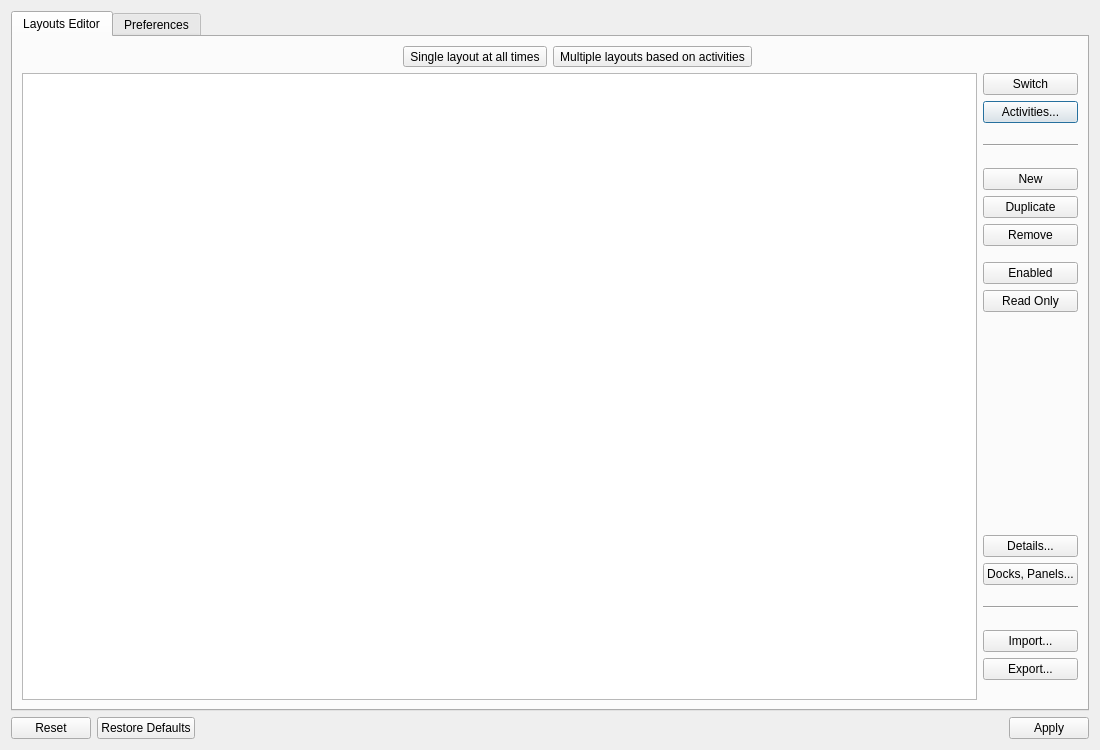
<?xml version="1.0" encoding="UTF-8"?>
<ui version="4.0">
 <class>SettingsDialog</class>
 <widget class="QDialog" name="SettingsDialog">
  <property name="geometry">
   <rect>
    <x>0</x>
    <y>0</y>
    <width>1100</width>
    <height>750</height>
   </rect>
  </property>
  <property name="sizePolicy">
   <sizepolicy hsizetype="Preferred" vsizetype="Preferred">
    <horstretch>0</horstretch>
    <verstretch>0</verstretch>
   </sizepolicy>
  </property>
  <property name="minimumSize">
   <size>
    <width>500</width>
    <height>0</height>
   </size>
  </property>
  <property name="windowTitle">
   <string comment="latte settings window">Settings</string>
  </property>
  <layout class="QVBoxLayout" name="verticalLayout_2">
   <item>
    <widget class="QTabWidget" name="tabWidget">
     <property name="currentIndex">
      <number>0</number>
     </property>
     <widget class="QWidget" name="layoutsTab">
      <attribute name="title">
       <string>Layouts Editor</string>
      </attribute>
      <layout class="QHBoxLayout" name="horizontalLayout">
       <item>
        <layout class="QVBoxLayout" name="verticalLayout_3">
         <item>
          <layout class="QHBoxLayout" name="horizontalLayout_3">
           <item>
            <layout class="QHBoxLayout" name="horizontalLayout_5">
             <item>
              <spacer name="horizontalSpacer">
               <property name="orientation">
                <enum>Qt::Horizontal</enum>
               </property>
               <property name="sizeHint" stdset="0">
                <size>
                 <width>40</width>
                 <height>20</height>
                </size>
               </property>
              </spacer>
             </item>
             <item>
              <widget class="QToolButton" name="singleToolBtn">
               <property name="sizePolicy">
                <sizepolicy hsizetype="Fixed" vsizetype="Fixed">
                 <horstretch>0</horstretch>
                 <verstretch>0</verstretch>
                </sizepolicy>
               </property>
               <property name="toolTip">
                <string>Only one layout is applied at all times for all activities</string>
               </property>
               <property name="text">
                <string comment="single layout">Single layout at all times</string>
               </property>
               <property name="checkable">
                <bool>true</bool>
               </property>
              </widget>
             </item>
            </layout>
           </item>
           <item>
            <layout class="QHBoxLayout" name="horizontalLayout_6">
             <item>
              <widget class="QToolButton" name="multipleToolBtn">
               <property name="toolTip">
                <string>Multiple layouts can be present and active in memory at the same time for different activities</string>
               </property>
               <property name="text">
                <string comment="multiple layouts">Multiple layouts based on activities</string>
               </property>
               <property name="checkable">
                <bool>true</bool>
               </property>
               <property name="checked">
                <bool>false</bool>
               </property>
              </widget>
             </item>
             <item>
              <spacer name="horizontalSpacer_2">
               <property name="orientation">
                <enum>Qt::Horizontal</enum>
               </property>
               <property name="sizeHint" stdset="0">
                <size>
                 <width>40</width>
                 <height>20</height>
                </size>
               </property>
              </spacer>
             </item>
            </layout>
           </item>
          </layout>
         </item>
         <item>
          <layout class="QHBoxLayout" name="horizontalLayout_2">
           <item>
            <widget class="NSE::Settings::View::LayoutsTableView" name="layoutsView">
             <property name="sizeAdjustPolicy">
              <enum>QAbstractScrollArea::AdjustToContents</enum>
             </property>
             <property name="showDropIndicator" stdset="0">
              <bool>true</bool>
             </property>
             <property name="alternatingRowColors">
              <bool>true</bool>
             </property>
             <property name="selectionMode">
              <enum>QAbstractItemView::SingleSelection</enum>
             </property>
             <property name="selectionBehavior">
              <enum>QAbstractItemView::SelectRows</enum>
             </property>
             <property name="showGrid">
              <bool>false</bool>
             </property>
             <property name="sortingEnabled">
              <bool>true</bool>
             </property>
             <attribute name="horizontalHeaderVisible">
              <bool>false</bool>
             </attribute>
             <attribute name="horizontalHeaderCascadingSectionResizes">
              <bool>true</bool>
             </attribute>
             <attribute name="horizontalHeaderHighlightSections">
              <bool>false</bool>
             </attribute>
             <attribute name="horizontalHeaderShowSortIndicator" stdset="0">
              <bool>true</bool>
             </attribute>
             <attribute name="verticalHeaderVisible">
              <bool>false</bool>
             </attribute>
             <attribute name="verticalHeaderHighlightSections">
              <bool>false</bool>
             </attribute>
            </widget>
           </item>
           <item>
            <widget class="QWidget" name="buttonsColumn" native="true">
             <layout class="QVBoxLayout" name="verticalLayout">
              <property name="leftMargin">
               <number>0</number>
              </property>
              <property name="topMargin">
               <number>0</number>
              </property>
              <property name="rightMargin">
               <number>0</number>
              </property>
              <property name="bottomMargin">
               <number>0</number>
              </property>
              <item>
               <widget class="QPushButton" name="switchButton">
                <property name="text">
                 <string>Switch</string>
                </property>
                <property name="icon">
                 <iconset theme="user-identity">
                  <normaloff>.</normaloff>.</iconset>
                </property>
                <property name="autoDefault">
                 <bool>false</bool>
                </property>
               </widget>
              </item>
              <item>
               <widget class="QPushButton" name="activitiesButton">
                <property name="text">
                 <string>Activities...</string>
                </property>
                <property name="icon">
                 <iconset theme="activities">
                  <normaloff>.</normaloff>.</iconset>
                </property>
               </widget>
              </item>
              <item>
               <spacer name="verticalSpacer_5">
                <property name="orientation">
                 <enum>Qt::Vertical</enum>
                </property>
                <property name="sizeType">
                 <enum>QSizePolicy::Preferred</enum>
                </property>
                <property name="sizeHint" stdset="0">
                 <size>
                  <width>20</width>
                  <height>15</height>
                 </size>
                </property>
               </spacer>
              </item>
              <item>
               <widget class="Line" name="line_2">
                <property name="minimumSize">
                 <size>
                  <width>0</width>
                  <height>0</height>
                 </size>
                </property>
                <property name="orientation">
                 <enum>Qt::Horizontal</enum>
                </property>
               </widget>
              </item>
              <item>
               <spacer name="verticalSpacer_4">
                <property name="orientation">
                 <enum>Qt::Vertical</enum>
                </property>
                <property name="sizeType">
                 <enum>QSizePolicy::Preferred</enum>
                </property>
                <property name="sizeHint" stdset="0">
                 <size>
                  <width>20</width>
                  <height>15</height>
                 </size>
                </property>
               </spacer>
              </item>
              <item>
               <widget class="QPushButton" name="newButton">
                <property name="text">
                 <string>New</string>
                </property>
                <property name="icon">
                 <iconset theme="add">
                  <normaloff>.</normaloff>.</iconset>
                </property>
               </widget>
              </item>
              <item>
               <widget class="QPushButton" name="duplicateButton">
                <property name="text">
                 <string>Duplicate</string>
                </property>
                <property name="icon">
                 <iconset theme="edit-copy">
                  <normaloff>.</normaloff>.</iconset>
                </property>
                <property name="flat">
                 <bool>false</bool>
                </property>
               </widget>
              </item>
              <item>
               <widget class="QPushButton" name="removeButton">
                <property name="text">
                 <string>Remove</string>
                </property>
                <property name="icon">
                 <iconset theme="delete">
                  <normaloff>.</normaloff>.</iconset>
                </property>
               </widget>
              </item>
              <item>
               <spacer name="verticalSpacer_10">
                <property name="orientation">
                 <enum>Qt::Vertical</enum>
                </property>
                <property name="sizeType">
                 <enum>QSizePolicy::Fixed</enum>
                </property>
                <property name="sizeHint" stdset="0">
                 <size>
                  <width>1</width>
                  <height>10</height>
                 </size>
                </property>
               </spacer>
              </item>
              <item>
               <widget class="QPushButton" name="enabledButton">
                <property name="text">
                 <string>Enabled</string>
                </property>
                <property name="icon">
                 <iconset theme="edit-link">
                  <normaloff>.</normaloff>.</iconset>
                </property>
               </widget>
              </item>
              <item>
               <widget class="QPushButton" name="readOnlyButton">
                <property name="text">
                 <string>Read Only</string>
                </property>
                <property name="icon">
                 <iconset theme="object-locked">
                  <normaloff>.</normaloff>.</iconset>
                </property>
                <property name="checkable">
                 <bool>true</bool>
                </property>
               </widget>
              </item>
              <item>
               <spacer name="verticalSpacer_12">
                <property name="orientation">
                 <enum>Qt::Vertical</enum>
                </property>
                <property name="sizeType">
                 <enum>QSizePolicy::Fixed</enum>
                </property>
                <property name="sizeHint" stdset="0">
                 <size>
                  <width>1</width>
                  <height>10</height>
                 </size>
                </property>
               </spacer>
              </item>
              <item>
               <spacer name="verticalSpacer_13">
                <property name="orientation">
                 <enum>Qt::Vertical</enum>
                </property>
                <property name="sizeType">
                 <enum>QSizePolicy::Expanding</enum>
                </property>
                <property name="sizeHint" stdset="0">
                 <size>
                  <width>20</width>
                  <height>15</height>
                 </size>
                </property>
               </spacer>
              </item>
              <item>
               <widget class="QPushButton" name="detailsButton">
                <property name="text">
                 <string>Details...</string>
                </property>
                <property name="icon">
                 <iconset theme="view-list-details">
                  <normaloff>.</normaloff>.</iconset>
                </property>
               </widget>
              </item>
              <item>
               <widget class="QPushButton" name="viewsBtn">
                <property name="text">
                 <string notr="true">Docks, Panels...</string>
                </property>
                <property name="icon">
                 <iconset theme="window">
                  <normaloff>.</normaloff>.</iconset>
                </property>
               </widget>
              </item>
              <item>
               <spacer name="verticalSpacer_2">
                <property name="orientation">
                 <enum>Qt::Vertical</enum>
                </property>
                <property name="sizeType">
                 <enum>QSizePolicy::Preferred</enum>
                </property>
                <property name="sizeHint" stdset="0">
                 <size>
                  <width>20</width>
                  <height>15</height>
                 </size>
                </property>
               </spacer>
              </item>
              <item>
               <widget class="Line" name="line">
                <property name="sizePolicy">
                 <sizepolicy hsizetype="Minimum" vsizetype="Fixed">
                  <horstretch>0</horstretch>
                  <verstretch>0</verstretch>
                 </sizepolicy>
                </property>
                <property name="sizeIncrement">
                 <size>
                  <width>0</width>
                  <height>0</height>
                 </size>
                </property>
                <property name="baseSize">
                 <size>
                  <width>0</width>
                  <height>0</height>
                 </size>
                </property>
                <property name="lineWidth">
                 <number>1</number>
                </property>
                <property name="orientation">
                 <enum>Qt::Horizontal</enum>
                </property>
               </widget>
              </item>
              <item>
               <spacer name="verticalSpacer_3">
                <property name="orientation">
                 <enum>Qt::Vertical</enum>
                </property>
                <property name="sizeType">
                 <enum>QSizePolicy::Preferred</enum>
                </property>
                <property name="sizeHint" stdset="0">
                 <size>
                  <width>20</width>
                  <height>15</height>
                 </size>
                </property>
               </spacer>
              </item>
              <item>
               <widget class="QPushButton" name="importButton">
                <property name="text">
                 <string>Import...</string>
                </property>
                <property name="icon">
                 <iconset theme="document-import">
                  <normaloff>.</normaloff>.</iconset>
                </property>
                <property name="default">
                 <bool>false</bool>
                </property>
               </widget>
              </item>
              <item>
               <widget class="QPushButton" name="exportButton">
                <property name="text">
                 <string>Export...</string>
                </property>
                <property name="icon">
                 <iconset theme="document-export">
                  <normaloff>.</normaloff>.</iconset>
                </property>
                <property name="shortcut">
                 <string>Ctrl+S</string>
                </property>
                <property name="default">
                 <bool>false</bool>
                </property>
               </widget>
              </item>
              <item>
               <spacer name="verticalSpacer">
                <property name="orientation">
                 <enum>Qt::Vertical</enum>
                </property>
                <property name="sizeType">
                 <enum>QSizePolicy::Preferred</enum>
                </property>
                <property name="sizeHint" stdset="0">
                 <size>
                  <width>20</width>
                  <height>20</height>
                 </size>
                </property>
               </spacer>
              </item>
             </layout>
            </widget>
           </item>
          </layout>
         </item>
        </layout>
       </item>
      </layout>
     </widget>
     <widget class="QWidget" name="preferencesTab">
      <property name="sizePolicy">
       <sizepolicy hsizetype="Expanding" vsizetype="Expanding">
        <horstretch>0</horstretch>
        <verstretch>0</verstretch>
       </sizepolicy>
      </property>
      <attribute name="title">
       <string>Preferences</string>
      </attribute>
      <layout class="QHBoxLayout" name="horizontalLayout_4">
       <property name="rightMargin">
        <number>6</number>
       </property>
       <item>
        <widget class="QScrollArea" name="preferencesScrollArea">
         <property name="sizePolicy">
          <sizepolicy hsizetype="Minimum" vsizetype="Expanding">
           <horstretch>0</horstretch>
           <verstretch>0</verstretch>
          </sizepolicy>
         </property>
         <property name="frameShape">
          <enum>QFrame::NoFrame</enum>
         </property>
         <property name="widgetResizable">
          <bool>true</bool>
         </property>
         <widget class="QWidget" name="preferencesScrollAreaWidgetContents">
          <property name="geometry">
           <rect>
            <x>0</x>
            <y>0</y>
            <width>1068</width>
            <height>469</height>
           </rect>
          </property>
          <property name="sizePolicy">
           <sizepolicy hsizetype="Minimum" vsizetype="Fixed">
            <horstretch>0</horstretch>
            <verstretch>0</verstretch>
           </sizepolicy>
          </property>
          <layout class="QVBoxLayout" name="verticalLayout_4">
           <item>
            <layout class="QGridLayout" name="preferencesGridLayout" columnstretch="5,9">
             <item row="1" column="1">
              <widget class="QCheckBox" name="infoWindowChkBox">
               <property name="toolTip">
                <string>Provide visual feedback when layouts are activated automatically</string>
               </property>
               <property name="text">
                <string>Show informative window for layouts automatic activation</string>
               </property>
              </widget>
             </item>
             <item row="10" column="0">
              <layout class="QHBoxLayout" name="parabolicHeaderRowLayout">
               <item>
                <spacer name="horizontalSpacer_7">
                 <property name="orientation">
                  <enum>Qt::Horizontal</enum>
                 </property>
                 <property name="sizeHint" stdset="0">
                  <size>
                   <width>40</width>
                   <height>20</height>
                  </size>
                 </property>
                </spacer>
               </item>
               <item>
                <widget class="QLabel" name="parabolicEffectLbl">
                 <property name="sizePolicy">
                  <sizepolicy hsizetype="Minimum" vsizetype="Fixed">
                   <horstretch>0</horstretch>
                   <verstretch>0</verstretch>
                  </sizepolicy>
                 </property>
                 <property name="text">
                  <string>Parabolic Effect:</string>
                 </property>
                 <property name="alignment">
                  <set>Qt::AlignLeading|Qt::AlignLeft|Qt::AlignVCenter</set>
                 </property>
                </widget>
               </item>
              </layout>
             </item>
             <item row="10" column="1">
              <layout class="QHBoxLayout" name="horizontalLayout_8">
               <item>
                <widget class="QToolButton" name="smallParabolicBtn">
                 <property name="sizePolicy">
                  <sizepolicy hsizetype="Preferred" vsizetype="Fixed">
                   <horstretch>0</horstretch>
                   <verstretch>0</verstretch>
                  </sizepolicy>
                 </property>
                 <property name="minimumSize">
                  <size>
                   <width>150</width>
                   <height>0</height>
                  </size>
                 </property>
                 <property name="maximumSize">
                  <size>
                   <width>150</width>
                   <height>16777215</height>
                  </size>
                 </property>
                 <property name="text">
                  <string comment="small spread">Small</string>
                 </property>
                 <property name="checkable">
                  <bool>true</bool>
                 </property>
                </widget>
               </item>
               <item>
                <widget class="QToolButton" name="mediumParabolicBtn">
                 <property name="sizePolicy">
                  <sizepolicy hsizetype="Preferred" vsizetype="Fixed">
                   <horstretch>0</horstretch>
                   <verstretch>0</verstretch>
                  </sizepolicy>
                 </property>
                 <property name="minimumSize">
                  <size>
                   <width>150</width>
                   <height>0</height>
                  </size>
                 </property>
                 <property name="maximumSize">
                  <size>
                   <width>150</width>
                   <height>16777215</height>
                  </size>
                 </property>
                 <property name="text">
                  <string comment="medium spread">Medium</string>
                 </property>
                 <property name="checkable">
                  <bool>true</bool>
                 </property>
                </widget>
               </item>
               <item>
                <widget class="QToolButton" name="largeParabolicBtn">
                 <property name="sizePolicy">
                  <sizepolicy hsizetype="Preferred" vsizetype="Fixed">
                   <horstretch>0</horstretch>
                   <verstretch>0</verstretch>
                  </sizepolicy>
                 </property>
                 <property name="minimumSize">
                  <size>
                   <width>150</width>
                   <height>0</height>
                  </size>
                 </property>
                 <property name="maximumSize">
                  <size>
                   <width>150</width>
                   <height>16777215</height>
                  </size>
                 </property>
                 <property name="text">
                  <string comment="large spread">Large</string>
                 </property>
                 <property name="checkable">
                  <bool>true</bool>
                 </property>
                </widget>
               </item>
               <item>
                <widget class="QLabel" name="parabolicSpreadLbl">
                 <property name="text">
                  <string>spread</string>
                 </property>
                </widget>
               </item>
               <item>
                <spacer name="horizontalSpacer_12">
                 <property name="orientation">
                  <enum>Qt::Horizontal</enum>
                 </property>
                 <property name="sizeHint" stdset="0">
                  <size>
                   <width>40</width>
                   <height>20</height>
                  </size>
                 </property>
                </spacer>
               </item>
              </layout>
             </item>
             <item row="20" column="0">
              <layout class="QHBoxLayout" name="plasmaThemeHeaderRowLayout"/>
             </item>
             <item row="6" column="1">
              <spacer name="verticalSpacer_7">
               <property name="orientation">
                <enum>Qt::Vertical</enum>
               </property>
               <property name="sizeType">
                <enum>QSizePolicy::Fixed</enum>
               </property>
               <property name="sizeHint" stdset="0">
                <size>
                 <width>20</width>
                 <height>10</height>
                </size>
               </property>
              </spacer>
             </item>
             <item row="15" column="1">
              <spacer name="verticalSpacer_9">
               <property name="orientation">
                <enum>Qt::Vertical</enum>
               </property>
               <property name="sizeType">
                <enum>QSizePolicy::Fixed</enum>
               </property>
               <property name="sizeHint" stdset="0">
                <size>
                 <width>20</width>
                 <height>10</height>
                </size>
               </property>
              </spacer>
             </item>
             <item row="3" column="1">
              <widget class="QCheckBox" name="autostartChkBox">
               <property name="toolTip">
                <string>Start the application automatically after each relogin</string>
               </property>
               <property name="text">
                <string>Enable autostart during startup</string>
               </property>
              </widget>
             </item>
             <item row="17" column="1">
              <spacer name="verticalSpacer_14">
               <property name="orientation">
                <enum>Qt::Vertical</enum>
               </property>
               <property name="sizeType">
                <enum>QSizePolicy::Fixed</enum>
               </property>
               <property name="sizeHint" stdset="0">
                <size>
                 <width>20</width>
                 <height>10</height>
                </size>
               </property>
              </spacer>
             </item>
             <item row="8" column="1">
              <widget class="QCheckBox" name="metaPressHoldChkBox">
               <property name="toolTip">
                <string>Press and hold ⌘ to show shortcuts badges for applets and tasks</string>
               </property>
               <property name="text">
                <string>Press and Hold ⌘ to show shortcuts badges</string>
               </property>
              </widget>
             </item>
             <item row="0" column="1">
              <widget class="QCheckBox" name="badges3DStyleChkBox">
               <property name="text">
                <string>Use 3D style for notification and shortcut badges</string>
               </property>
              </widget>
             </item>
             <item row="12" column="1">
              <layout class="QHBoxLayout" name="marginInfluenceRowLayout">
               <item>
                <widget class="QPushButton" name="noMarginInfluenceBtn">
                 <property name="minimumSize">
                  <size>
                   <width>150</width>
                   <height>0</height>
                  </size>
                 </property>
                 <property name="text">
                  <string notr="true">0%</string>
                 </property>
                 <property name="checkable">
                  <bool>true</bool>
                 </property>
                </widget>
               </item>
               <item>
                <widget class="QPushButton" name="halfMarginInfluenceBtn">
                 <property name="minimumSize">
                  <size>
                   <width>150</width>
                   <height>0</height>
                  </size>
                 </property>
                 <property name="text">
                  <string notr="true">50%</string>
                 </property>
                 <property name="checkable">
                  <bool>true</bool>
                 </property>
                </widget>
               </item>
               <item>
                <widget class="QPushButton" name="fullMarginInfluenceBtn">
                 <property name="minimumSize">
                  <size>
                   <width>150</width>
                   <height>0</height>
                  </size>
                 </property>
                 <property name="text">
                  <string notr="true">100%</string>
                 </property>
                 <property name="checkable">
                  <bool>true</bool>
                 </property>
                </widget>
               </item>
               <item>
                <widget class="QLabel" name="marginInfluenceLbl">
                 <property name="text">
                  <string notr="true">thickness margin influence</string>
                 </property>
                </widget>
               </item>
               <item>
                <spacer name="horizontalSpacer_13">
                 <property name="orientation">
                  <enum>Qt::Horizontal</enum>
                 </property>
                 <property name="sizeHint" stdset="0">
                  <size>
                   <width>40</width>
                   <height>20</height>
                  </size>
                 </property>
                </spacer>
               </item>
              </layout>
             </item>
             <item row="5" column="1">
              <widget class="QCheckBox" name="broadcastGeomChkBox">
               <property name="text">
                <string>Inform Plasma desktop for available desktop space</string>
               </property>
              </widget>
             </item>
             <item row="3" column="0">
              <layout class="QHBoxLayout" name="behaviorHeaderRowLayout">
               <item>
                <spacer name="horizontalSpacer_5">
                 <property name="orientation">
                  <enum>Qt::Horizontal</enum>
                 </property>
                 <property name="sizeHint" stdset="0">
                  <size>
                   <width>40</width>
                   <height>20</height>
                  </size>
                 </property>
                </spacer>
               </item>
               <item>
                <widget class="QLabel" name="behaviorLbl">
                 <property name="sizePolicy">
                  <sizepolicy hsizetype="Preferred" vsizetype="Preferred">
                   <horstretch>0</horstretch>
                   <verstretch>0</verstretch>
                  </sizepolicy>
                 </property>
                 <property name="text">
                  <string>Behavior:</string>
                 </property>
                 <property name="alignment">
                  <set>Qt::AlignLeading|Qt::AlignLeft|Qt::AlignTop</set>
                 </property>
                </widget>
               </item>
              </layout>
             </item>
             <item row="2" column="1">
              <spacer name="verticalSpacer_6">
               <property name="orientation">
                <enum>Qt::Vertical</enum>
               </property>
               <property name="sizeType">
                <enum>QSizePolicy::Fixed</enum>
               </property>
               <property name="sizeHint" stdset="0">
                <size>
                 <width>20</width>
                 <height>10</height>
                </size>
               </property>
              </spacer>
             </item>
             <item row="16" column="0">
              <layout class="QHBoxLayout" name="contextMenuRowLayout">
               <item>
                <spacer name="horizontalSpacer_10">
                 <property name="orientation">
                  <enum>Qt::Horizontal</enum>
                 </property>
                 <property name="sizeHint" stdset="0">
                  <size>
                   <width>40</width>
                   <height>20</height>
                  </size>
                 </property>
                </spacer>
               </item>
               <item>
                <widget class="QLabel" name="contextMenuLbl">
                 <property name="text">
                  <string>Context Menu:</string>
                 </property>
                </widget>
               </item>
              </layout>
             </item>
             <item row="7" column="0">
              <layout class="QHBoxLayout" name="actionsHeaderRowLayout">
               <item>
                <spacer name="horizontalSpacer_6">
                 <property name="orientation">
                  <enum>Qt::Horizontal</enum>
                 </property>
                 <property name="sizeHint" stdset="0">
                  <size>
                   <width>40</width>
                   <height>20</height>
                  </size>
                 </property>
                </spacer>
               </item>
               <item>
                <widget class="QLabel" name="actionsLbl">
                 <property name="text">
                  <string>Actions:</string>
                 </property>
                 <property name="alignment">
                  <set>Qt::AlignLeading|Qt::AlignLeft|Qt::AlignVCenter</set>
                 </property>
                </widget>
               </item>
              </layout>
             </item>
             <item row="16" column="1">
              <layout class="QHBoxLayout" name="horizontalLayout_7">
               <item>
                <widget class="QPushButton" name="contextMenuActionsBtn">
                 <property name="sizePolicy">
                  <sizepolicy hsizetype="Preferred" vsizetype="Fixed">
                   <horstretch>0</horstretch>
                   <verstretch>0</verstretch>
                  </sizepolicy>
                 </property>
                 <property name="minimumSize">
                  <size>
                   <width>150</width>
                   <height>0</height>
                  </size>
                 </property>
                 <property name="maximumSize">
                  <size>
                   <width>16777215</width>
                   <height>16777215</height>
                  </size>
                 </property>
                 <property name="text">
                  <string>Actions...</string>
                 </property>
                </widget>
               </item>
               <item>
                <spacer name="horizontalSpacer_11">
                 <property name="orientation">
                  <enum>Qt::Horizontal</enum>
                 </property>
                 <property name="sizeHint" stdset="0">
                  <size>
                   <width>40</width>
                   <height>20</height>
                  </size>
                 </property>
                </spacer>
               </item>
              </layout>
             </item>
             <item row="18" column="0">
              <layout class="QHBoxLayout" name="screensHeaderRowLayout">
               <item>
                <spacer name="horizontalSpacer_8">
                 <property name="orientation">
                  <enum>Qt::Horizontal</enum>
                 </property>
                 <property name="sizeHint" stdset="0">
                  <size>
                   <width>40</width>
                   <height>20</height>
                  </size>
                 </property>
                </spacer>
               </item>
               <item>
                <widget class="QLabel" name="screensLbl">
                 <property name="sizePolicy">
                  <sizepolicy hsizetype="Minimum" vsizetype="Fixed">
                   <horstretch>0</horstretch>
                   <verstretch>0</verstretch>
                  </sizepolicy>
                 </property>
                 <property name="text">
                  <string>Screens:</string>
                 </property>
                 <property name="alignment">
                  <set>Qt::AlignLeading|Qt::AlignLeft|Qt::AlignVCenter</set>
                 </property>
                </widget>
               </item>
              </layout>
             </item>
             <item row="18" column="1">
              <layout class="QHBoxLayout" name="screenDelayRowLayout">
               <item>
                <widget class="QSpinBox" name="screenTrackerSpinBox">
                 <property name="sizePolicy">
                  <sizepolicy hsizetype="MinimumExpanding" vsizetype="Fixed">
                   <horstretch>0</horstretch>
                   <verstretch>0</verstretch>
                  </sizepolicy>
                 </property>
                 <property name="minimumSize">
                  <size>
                   <width>70</width>
                   <height>0</height>
                  </size>
                 </property>
                 <property name="maximumSize">
                  <size>
                   <width>110</width>
                   <height>16777215</height>
                  </size>
                 </property>
                 <property name="toolTip">
                  <string>Different hardware can have different delays during screen changes.
This tracker is used in order to not lose any screen related update.</string>
                 </property>
                 <property name="alignment">
                  <set>Qt::AlignLeading|Qt::AlignLeft|Qt::AlignVCenter</set>
                 </property>
                 <property name="specialValueText">
                  <string/>
                 </property>
                 <property name="suffix">
                  <string> ms.</string>
                 </property>
                 <property name="minimum">
                  <number>1000</number>
                 </property>
                 <property name="maximum">
                  <number>10000</number>
                 </property>
                 <property name="singleStep">
                  <number>100</number>
                 </property>
                 <property name="value">
                  <number>2500</number>
                 </property>
                </widget>
               </item>
               <item>
                <widget class="QLabel" name="trackScreensDelayLbl">
                 <property name="sizePolicy">
                  <sizepolicy hsizetype="Minimum" vsizetype="Fixed">
                   <horstretch>0</horstretch>
                   <verstretch>0</verstretch>
                  </sizepolicy>
                 </property>
                 <property name="toolTip">
                  <string>Different hardware can have different delays during screen changes.
This tracker is used in order to not lose any screen related update.</string>
                 </property>
                 <property name="text">
                  <string>reaction delay for changes</string>
                 </property>
                </widget>
               </item>
               <item>
                <spacer name="horizontalSpacer_9">
                 <property name="orientation">
                  <enum>Qt::Horizontal</enum>
                 </property>
                 <property name="sizeType">
                  <enum>QSizePolicy::Expanding</enum>
                 </property>
                 <property name="sizeHint" stdset="0">
                  <size>
                   <width>20</width>
                   <height>20</height>
                  </size>
                 </property>
                </spacer>
               </item>
              </layout>
             </item>
             <item row="4" column="1">
              <widget class="QCheckBox" name="noBordersForMaximizedChkBox">
               <property name="toolTip">
                <string>Activate support for borderless maximized windows between different layouts</string>
               </property>
               <property name="text">
                <string>Support borderless maximized windows in different layouts</string>
               </property>
              </widget>
             </item>
             <item row="0" column="0">
              <layout class="QHBoxLayout" name="apperanceHeaderRowLayout">
               <item>
                <spacer name="horizontalSpacer_4">
                 <property name="orientation">
                  <enum>Qt::Horizontal</enum>
                 </property>
                 <property name="sizeHint" stdset="0">
                  <size>
                   <width>40</width>
                   <height>20</height>
                  </size>
                 </property>
                </spacer>
               </item>
               <item>
                <widget class="QLabel" name="appearanceLbl">
                 <property name="text">
                  <string>Appearance:</string>
                 </property>
                 <property name="alignment">
                  <set>Qt::AlignLeading|Qt::AlignLeft|Qt::AlignVCenter</set>
                 </property>
                </widget>
               </item>
              </layout>
             </item>
             <item row="9" column="1">
              <spacer name="verticalSpacer_8">
               <property name="orientation">
                <enum>Qt::Vertical</enum>
               </property>
               <property name="sizeType">
                <enum>QSizePolicy::Fixed</enum>
               </property>
               <property name="sizeHint" stdset="0">
                <size>
                 <width>20</width>
                 <height>10</height>
                </size>
               </property>
              </spacer>
             </item>
             <item row="20" column="1">
              <layout class="QHBoxLayout" name="plasmaThemeRowLayout"/>
             </item>
             <item row="19" column="1">
              <spacer name="verticalSpacer_11">
               <property name="orientation">
                <enum>Qt::Vertical</enum>
               </property>
               <property name="sizeType">
                <enum>QSizePolicy::Fixed</enum>
               </property>
               <property name="sizeHint" stdset="0">
                <size>
                 <width>20</width>
                 <height>10</height>
                </size>
               </property>
              </spacer>
             </item>
             <item row="7" column="1">
              <widget class="QCheckBox" name="metaPressChkBox">
               <property name="toolTip">
                <string>Forward ⌘ press from KWin to Latte in order to activate Application Launcher. It is suggested to disable that option if you remove Latte.</string>
               </property>
               <property name="text">
                <string>Press ⌘ to activate Application Launcher</string>
               </property>
              </widget>
             </item>
            </layout>
           </item>
          </layout>
         </widget>
        </widget>
       </item>
      </layout>
     </widget>
    </widget>
   </item>
   <item>
    <widget class="QDialogButtonBox" name="buttonBox">
     <property name="orientation">
      <enum>Qt::Horizontal</enum>
     </property>
     <property name="standardButtons">
      <set>QDialogButtonBox::Apply|QDialogButtonBox::Reset|QDialogButtonBox::RestoreDefaults</set>
     </property>
    </widget>
   </item>
  </layout>
 </widget>
 <customwidgets>
  <customwidget>
   <class>NSE::Settings::View::LayoutsTableView</class>
   <extends>QTableView</extends>
   <header>settings/settingsdialog/layoutstableview.h</header>
  </customwidget>
 </customwidgets>
 <resources/>
 <connections>
  <connection>
   <sender>buttonBox</sender>
   <signal>accepted()</signal>
   <receiver>SettingsDialog</receiver>
   <slot>accept()</slot>
   <hints>
    <hint type="sourcelabel">
     <x>254</x>
     <y>341</y>
    </hint>
    <hint type="destinationlabel">
     <x>157</x>
     <y>274</y>
    </hint>
   </hints>
  </connection>
  <connection>
   <sender>buttonBox</sender>
   <signal>rejected()</signal>
   <receiver>SettingsDialog</receiver>
   <slot>reject()</slot>
   <hints>
    <hint type="sourcelabel">
     <x>322</x>
     <y>341</y>
    </hint>
    <hint type="destinationlabel">
     <x>286</x>
     <y>274</y>
    </hint>
   </hints>
  </connection>
 </connections>
</ui>
